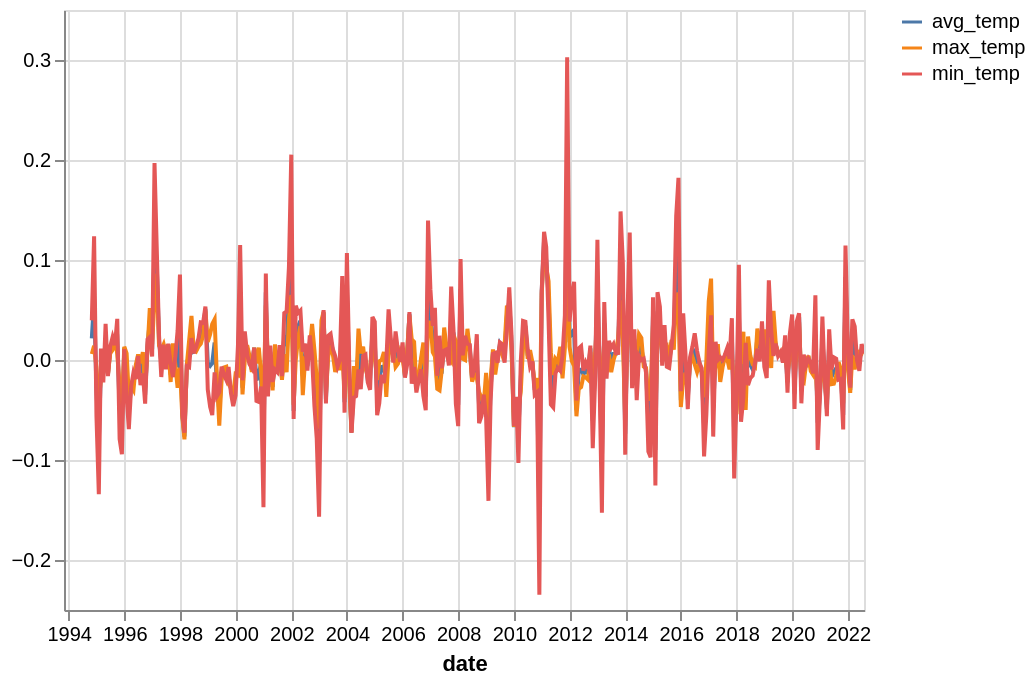

Write notebook code for a chart like this one.
### Code cell
TEMP.query("fips == 12086").truncate(before="11/1993")[
    ["avg_temp", "max_temp", "min_temp"]
].pct_change(12).plot(title="Temperature: Miami-Dade\nPercent Changes YoY")

### Figure 1 — Vega-Lite specification as saved in the notebook (floating-point values rounded to 4 significant figures; data arrays with more than 128 entries replaced by an {"elided": "..."} marker saying what was removed)
{"config": {"view": {"continuousWidth": 400, "continuousHeight": 300}}, "data": {"name": "data-95d70d5ad475019720903a397178aa35"}, "mark": {"type": "line"}, "encoding": {"color": {"field": "column", "title": null, "type": "nominal"}, "tooltip": [{"field": "date", "type": "temporal"}, {"field": "avg_temp", "type": "quantitative"}, {"field": "max_temp", "type": "quantitative"}, {"field": "min_temp", "type": "quantitative"}], "x": {"field": "date", "type": "temporal"}, "y": {"field": "value", "stack": false, "title": null, "type": "quantitative"}}, "selection": {"selector002": {"type": "interval", "bind": "scales", "encodings": ["x", "y"]}}, "transform": [{"fold": ["avg_temp", "max_temp", "min_temp"], "as": ["column", "value"]}], "$schema": "https://vega.github.io/schema/vega-lite/v4.17.0.json", "datasets": {"data-95d70d5ad475019720903a397178aa35": {"elided": "346 records"}}}
